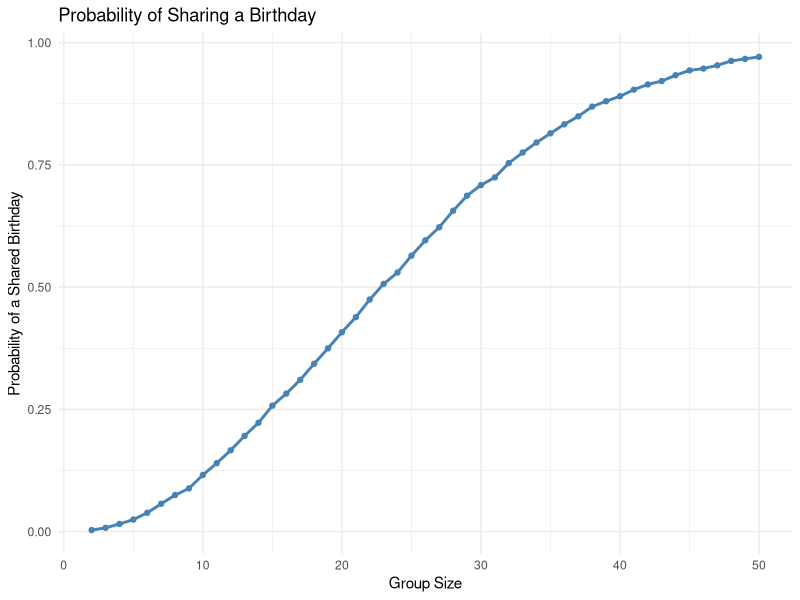

Source code (R): (Note: this script raises an error after producing the figure.)
## ---- chunk 1
library(tidyverse)

knitr::opts_chunk$set(
  echo = TRUE,
  warning = FALSE,
  message = FALSE
)
## ---- chunk 2
birthday_sim = function(n) {
  birthdays = sample(1:365, size = n, replace = TRUE)
  any(duplicated(birthdays))
}

set.seed(123)

birthday_results = tibble(
  group_size = 2:50
) |>
  mutate(
    probability = map_dbl(
      group_size,
      ~ mean(replicate(10000, birthday_sim(.x)))
    )
  )

birthday_results

birthday_results |>
  ggplot(aes(x = group_size, y = probability)) +
  geom_line(color = "steelblue", linewidth = 1) +
  geom_point(color = "steelblue", size = 1.5) +
  labs(
    title = "Probability of Sharing a Birthday",
    x = "Group Size",
    y = "Probability of a Shared Birthday"
  ) +
  theme_minimal()
## ---- chunk 3
file_names = tibble(
  file_name = list.files(
    path = "data",
    pattern = "\\.csv$",
    full.names = TRUE,
    recursive = TRUE
  )
)

longitudinal_data = file_names |>
  mutate(
    data = map(file_name, read_csv)
  ) |>
  unnest(data) |>
  mutate(
    subject_id = str_remove(basename(file_name), ".csv$"),
    arm = if_else(
      str_detect(subject_id, "^con"),
      "Control",
      "Experimental"
    )
  ) |>
  pivot_longer(
    cols = starts_with("week_"),
    names_to = "week",
    values_to = "observation"
  ) |>
  mutate(
    week = as.numeric(str_remove(week, "week_"))
  ) |>
  select(subject_id, arm, week, observation)

longitudinal_data
## ---- chunk 4
longitudinal_data |>
  ggplot(aes(
    x = week,
    y = observation,
    group = subject_id,
    color = arm
  )) +
  geom_line(linewidth = 0.8, alpha = 0.7) +
  geom_point(size = 1.5) +
  labs(
    title = "Observations Over Time by Study Arm",
    x = "Week",
    y = "Observation",
    color = "Study Arm"
  ) +
  scale_x_continuous(breaks = 1:8) +
  theme_minimal()
## ---- chunk 5
library(broom)

sim_t_test = function(mu) {

  sample_data = rnorm(
    n = 30,
    mean = mu,
    sd = 5
  )

  test_result = t.test(
    sample_data,
    mu = 0
  )

  broom::tidy(test_result) |>
    select(estimate, p.value)
}
## ---- chunk 6
set.seed(123)

sim_results = tibble(
  true_mu = rep(0:6, each = 5000)
) |>
  mutate(
    results = map(true_mu, sim_t_test)
  ) |>
  unnest(results) |>
  mutate(
    rejected = p.value < 0.05
  )

sim_results

power_results = sim_results |>
  group_by(true_mu) |>
  summarize(
    power = mean(rejected),
    .groups = "drop"
  )

power_results
## ---- chunk 7
power_results |>
  ggplot(aes(x = true_mu, y = power)) +
  geom_line(color = "steelblue", linewidth = 1) +
  geom_point(color = "steelblue", size = 2) +
  labs(
    title = "Statistical Power vs. True Mean",
    x = "True Mean (mu)",
    y = "Power"
  ) +
  scale_x_continuous(breaks = 0:6) +
  scale_y_continuous(limits = c(0, 1)) +
  theme_minimal()
## ---- chunk 8
mean_results = sim_results |>
  group_by(true_mu) |>
  summarize(
    mean_all = mean(estimate),
    mean_rejected = mean(estimate[rejected]),
    .groups = "drop"
  )

mean_results
## ---- chunk 9
mean_results |>
  pivot_longer(
    cols = c(mean_all, mean_rejected),
    names_to = "estimate_type",
    values_to = "average_estimate"
  ) |>
  mutate(
    estimate_type = recode(
      estimate_type,
      mean_all = "All Samples",
      mean_rejected = "Rejected Samples"
    )
  ) |>
  ggplot(aes(
    x = true_mu,
    y = average_estimate,
    color = estimate_type
  )) +
  geom_line(linewidth = 1) +
  geom_point(size = 2) +
  geom_abline(
    intercept = 0,
    slope = 1,
    linetype = "dashed",
    color = "gray40"
  ) +
  labs(
    title = "Average Estimated Mean vs. True Mean",
    x = "True Mean (mu)",
    y = "Average Estimated Mean",
    color = "Samples"
  ) +
  scale_x_continuous(breaks = 0:6) +
  theme_minimal()
